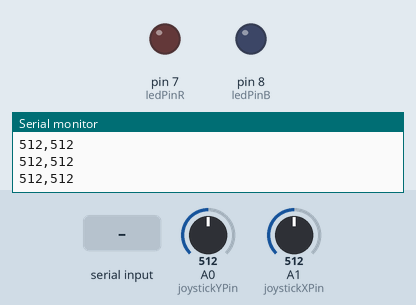
Bench run of a sketch on a simulated Arduino Uno, built with avr-gcc and run on an emulated ATmega328P. Shown: output pins drawn as LEDs (lit = HIGH), the last lines printed to the serial monitor. The inputs (shaded band) are chosen by the test bench; at power-on: A0 (joystickYPin) = 512, A1 (joystickXPin) = 512.

Above: at 1.2 s.
1.3 s: "R" received over Serial
At 2.5 s:
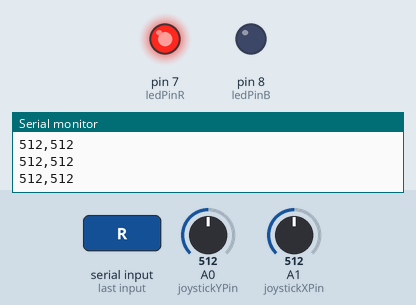
3.0 s: "B" received over Serial
At 3.7 s:
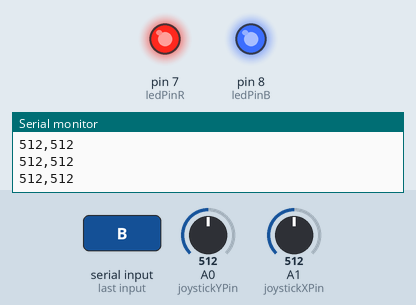
4.5 s: "R" received over Serial
At 4.9 s:
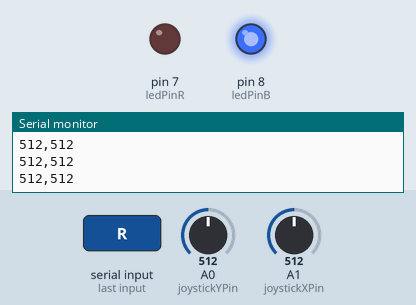
Timing chart, 0 to 7.5 s (numbered marks = the images above; inputs shaded):
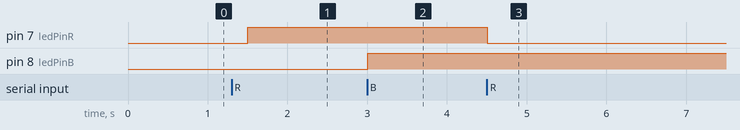

The sketch:

SerialCommunication.ino
```cpp
const int ledPinR = 7;   // LED for "R" key, Red LED
const int ledPinB = 8;   // LED for "B" key, Blue LED
const int joystickXPin = A1; // Joystick X-axis pin
const int joystickYPin = A0; // Joystick X-axis pin

void setup() {
  pinMode(ledPinR, OUTPUT);
  pinMode(ledPinB, OUTPUT);
  Serial.begin(9600); // Start serial communication
}

void loop() {
  int joystickXValue = analogRead(joystickXPin); // Read the X-axis
  int joystickYValue = analogRead(joystickYPin); // Read the Y-axis
  // Send both readings as a comma-separated string
  Serial.print(joystickXValue);
  Serial.print(",");
  Serial.println(joystickYValue);

  if (Serial.available() > 0) { // Check if there's incoming serial data
    char receivedChar = Serial.read(); // Read the incoming byte
    switch (receivedChar) {
      case 'R': // If 'R' is received, toggle the Red LED
        digitalWrite(ledPinR, !digitalRead(ledPinR));
        break;
      case 'B': // If 'B' is received, toggle the Blue LED
        digitalWrite(ledPinB, !digitalRead(ledPinB));
        break;
    }
  }
  delay(500); // Delay for stability
}
```

Measured:
- after the input at 1.3 s, pin 7 (ledPinR): LOW → HIGH after 0.20 s
- after the input at 3.0 s, pin 8 (ledPinB): LOW → HIGH at once
- after the input at 4.5 s, pin 7 (ledPinR): HIGH → LOW at once
